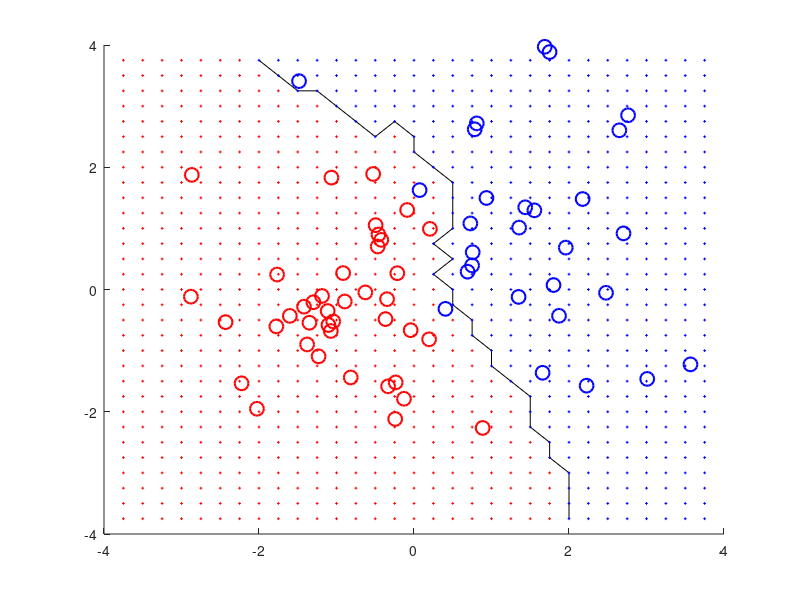

Source code (MATLAB):
rng default;

% Set model parameters
k = 7;

N1 = 40;
N2 = 30;

% Create training data
r1 = mvnrnd([-1.0, -0.5], eye(2), N1);
r2 = mvnrnd([+1.5, +1.0], 2*eye(2), N2);

hold on;
xlim([-4, 4]);
ylim([-4, 4]);
plot(r1(:,1), r1(:, 2), 'o', 'MarkerSize', 10, 'LineWidth', 1.5, 'color', 'red');
plot(r2(:,1), r2(:, 2), 'o', 'MarkerSize', 10, 'LineWidth', 1.5, 'color', 'blue');

% Create test data
[X, Y] = meshgrid(-3.75:0.25:3.75, -3.75:0.25:3.75);
Z = zeros(size(X));

% Create class column
r = [[r1, zeros(N1, 1); r2, ones(N2, 1)], zeros(N1 + N2, 1)];

for i = 1 : size(X)
    for j = 1 : size(Y)
        % Create distance column
        r(:, 4) = pdist2(r(:,1:2), [X(i, j), Y(i, j)]);
        [~, idx] = sort(r(:, 4));
        classes = r(idx, 3);
        Z(i, j) = round(mean(classes(1:k)));
    end
end

contour(X, Y, Z, [1,1], 'black');

cl1 = find(Z == 0);
cl2 = find(Z == 1);

X0 = X(cl1); Y0 = Y(cl1); X1 = X(cl2); Y1 = Y(cl2);

plot(X0(:), Y0(:), '+', 'MarkerSize', 2, 'LineWidth', 0.1, 'color', 'red');
plot(X1(:), Y1(:), '+', 'MarkerSize', 2, 'LineWidth', 0.1, 'color', 'blue');
